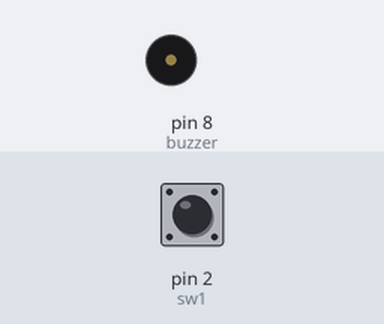
Simulated run of this sketch. Board: Arduino Uno, built with avr-gcc and run on an emulated ATmega328P. On the bench: buzzer (waves = sounding, pin HIGH). Inputs (shaded band) come from the test bench; at power-on: pin 2 (sw1) LOW.

Above: at 1.2 s.
1.3 s: pin 2 (sw1) pulled HIGH for 3.2 s
At 1.9 s:
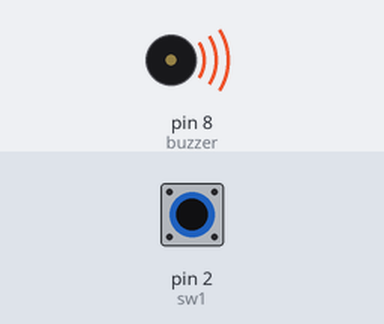
Timing chart, 0 to 6.8 s (numbered marks = the images above; inputs shaded):
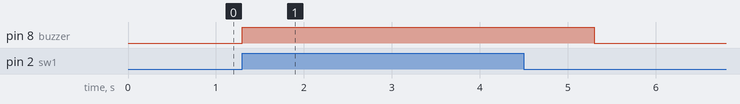

Measured:
- after the input at 1.3 s, pin 8 (buzzer): LOW → HIGH at once, → LOW 4.0 s later

The sketch:

C24-3.ino
```cpp
#include<arduino.h>

int buzzer = 8;
#define sw1 2

void setup() {
  pinMode(buzzer,OUTPUT);
  pinMode(sw1,INPUT);
}

void loop() {
  int sw1_state = digitalRead(sw1);

  if(sw1_state==HIGH)
  {
  digitalWrite(buzzer,HIGH);
  delay(1000);
  digitalWrite(buzzer,LOW);
  }
}
```
